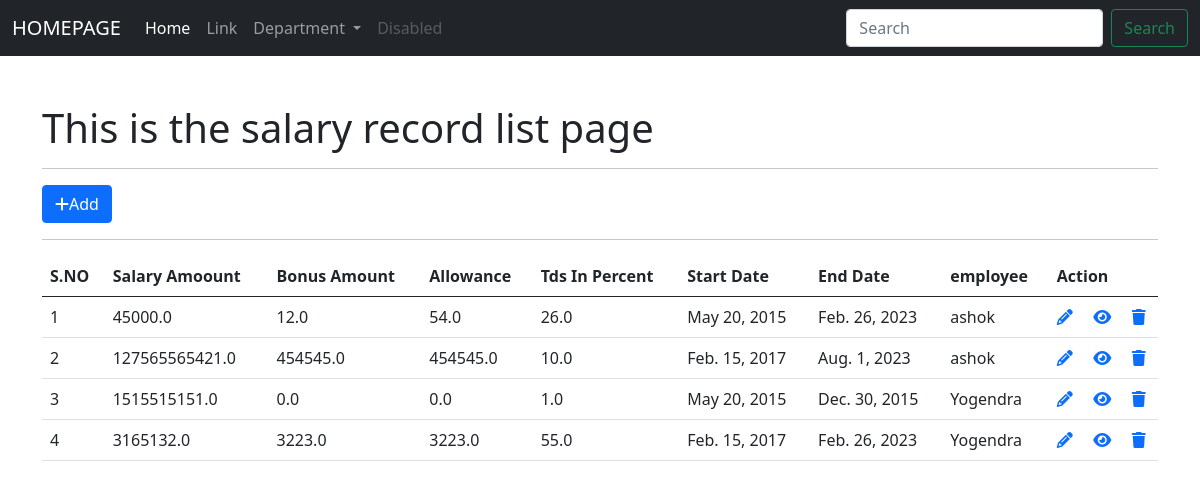
The page /employee/salary/ on the database its author committed.
### app_employeewebsite/models.py (models this page shows)
class EmployeeSalary(models.Model):
    employee =models.ForeignKey(Employee, on_delete=models.CASCADE)
    salary_amount = models.FloatField()
    bonus_amount = models.FloatField(default=0)
    allowance = models.FloatField(default=0)
    tds_in_percent = models.FloatField(default=1)
    start_date  = models.DateField()
    end_date = models.DateField()
    status = models.BooleanField(default=True)
    class Meta:
        db_table =  'app_employee_salary'

class Employee(models.Model):
    full_name = models.CharField(max_length=255)
    contact = models.CharField(max_length=255)
    email = models.EmailField()
    dob = models.DateField()
    join_date = models.DateField()
    gender = models.CharField(max_length=255)
    blood_group = models.CharField(max_length=255)
    address = models.CharField(max_length=255)
    user = models.ForeignKey(User, on_delete=models.CASCADE)
    department = models.ForeignKey(Department,on_delete=models.CASCADE)
    class Meta:
        db_table = 'app_employee'
    def __str__(self):
        return self.full_name

### app_employeewebsite/views.py (the view)
# urls.py: path('salary/', views.salary_index, name='sal-index'),
def salary_index(request):
    salary_list = EmployeeSalary.objects.all()
    context = {"data":salary_list}
    return render(request, 'salaryrecords/index_salaryrecord.html', context)

### templates/salaryrecords/index_salaryrecord.html (shortened to what this page needs)
{% extends 'layouts/master.html' %}
{% block custom_css %}
<link rel="stylesheet" href="https://cdnjs.cloudflare.com/ajax/libs/font-awesome/6.3.0/css/all.min.css" />
{% endblock %}
{% block content %}
    <div class="container mt-5">
        <h1>This is the salary record list page</h1>
        <hr>
        <a href="{% url 'sal-add' %}" class="btn btn-primary"><i class="fa-solid fa-plus"></i>Add</a>
        <hr>
        <table class="table table-striped-columns table-hover">
            <thead>
                <tr>
                    <th>S.NO</th>
                    <th>Salary Amoount</th>
                    <th>Bonus Amount</th>
                    <th>Allowance</th>
                    <th>Tds In Percent</th>
                    <th>Start Date</th>
                    <th>End Date</th>
                    <th>employee</th>
                    <th colspan="3">Action</th>
                </tr>
            </thead>
            <tbody>
                {% for val in data %}
                <tr>
                    <td> {{ forloop.counter }} </td>
                    <td> {{ val.salary_amount }} </td>
                    <td> {{ val.bonus_amount }} </td>
                    <td> {{ val.allowance }} </td>
                    <td> {{ val.tds_in_percent }} </td>
                    <td> {{ val.start_date }} </td>
                    <td> {{ val.end_date }} </td>
                    <td>{{ val.employee }} </td>
                    <td><a href="{% url 'sal-edit' val.id %}"><i class="fa-solid fa-pencil"></i></a></td>
                    <td><a href="{% url 'sal-show' val.id %}"><i class="fa-solid fa-eye"></i></a></td>
                    <td><a href="{% url 'sal-delete' val.id %}"><i class="fa-solid fa-trash"></i></a></td>
                </tr>
                {% endfor %}
            </tbody>
        </table>
    </div>
{% endblock %}

### rows shown on the page
EmployeeSalary: salary_amount "45000.0", bonus_amount "12.0", allowance "54.0", tds_in_percent "26.0", start_date "May 20, 2015", end_date "Feb. 26, 2023", employee "ashok"
EmployeeSalary: salary_amount "127565565421.0", bonus_amount "454545.0", allowance "454545.0", tds_in_percent "10.0", start_date "Feb. 15, 2017", end_date "Aug. 1, 2023", employee "ashok"
EmployeeSalary: salary_amount "1515515151.0", bonus_amount "0.0", allowance "0.0", tds_in_percent "1.0", start_date "May 20, 2015", end_date "Dec. 30, 2015", employee "Yogendra"
EmployeeSalary: salary_amount "3165132.0", bonus_amount "3223.0", allowance "3223.0", tds_in_percent "55.0", start_date "Feb. 15, 2017", end_date "Feb. 26, 2023", employee "Yogendra"
